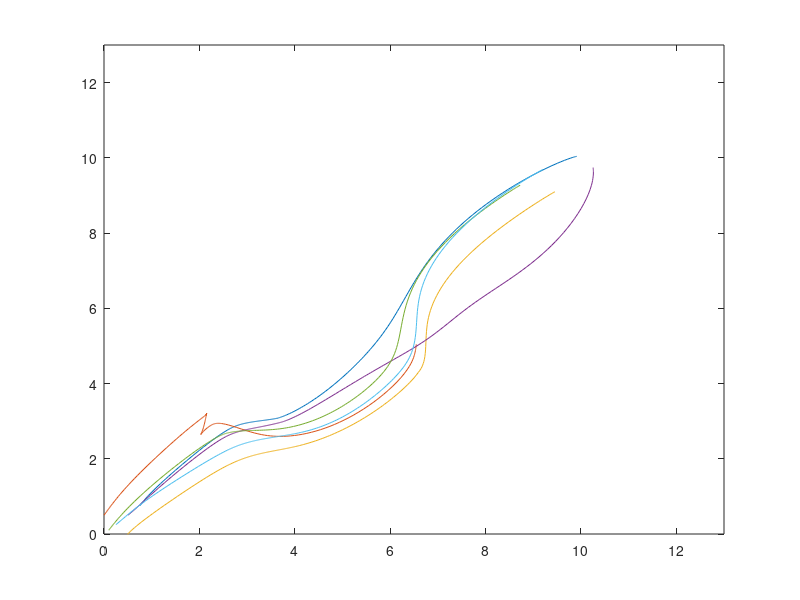

The MATLAB source for this figure:
function Potentialfieldtrustconsensus
%work area
wa=[0:0.1:13;0:0.1:13];
%locations of obstacles and target
T=[10,10];
obs=[3,4;8,5];
n=length(wa(1,:));
%gains
kT=3;
ko=[4,5];

Gp=1;Gf=[1 1 1 1 1 1]; %potential and formation gains
options=odeset('events',@StopSim);
Vp=4; kn=3; L=2;
A1=[0 0 0 0 0 0;1 0 0 0 0 0;1 0 0 0 0 0;0 1 0 0 0 0;0 0 1 0 0 0;0 0 1 0 0 0];
D1=[0 0 0 0 0 0;0 1 0 0 0 0;0 0 1 0 0 0;0 0 0 1 0 0;0 0 0 0 1 0;0 0 0 0 0 1];
L1=D1-A1;
init=[0.75;0.75;pi/3;0;0.5;pi/3;0.5;0;pi/3;0.5;0.5;pi/4;0.1;0.1;pi/3;0.25;0.25;pi/4]; %initial robot condition
[t,pos]=ode45(@robot,[0 100],init,options);
figure()
plot(pos(:,1),pos(:,2),pos(:,4),pos(:,5),pos(:,7),pos(:,8),pos(:,10),pos(:,11),pos(:,13),pos(:,14),pos(:,16),pos(:,17))
xlim([0 13]);
ylim([0 13]);


    function dp=robot(t,pos)
        dp=zeros(18,1);        
        x=pos(1);y=pos(2);theta=pos(3); x2=pos(4);y2=pos(5);theta2=pos(6);
        x3=pos(7);y3=pos(8);theta3=pos(9); x4=pos(10);y4=pos(11);theta4=pos(12);
        x5=pos(13);y5=pos(14);theta5=pos(15); x6=pos(16);y6=pos(17);theta6=pos(18);
        if ((pos(1)-T(1))^2)+((pos(2)-T(2))^2)>1 || ((pos(4)-T(1))^2)+((pos(5)-T(2))^2)>1 || ((pos(7)-T(1))^2)+((pos(8)-T(2))^2)>1 || ((pos(10)-T(1))^2)+((pos(11)-T(2))^2)>1 || ((pos(13)-T(1))^2)+((pos(14)-T(2))^2)>1 || ((pos(16)-T(1))^2)+((pos(17)-T(2))^2)>1
            km=0.05;
        else
            km=0;
        end
        for ir=1:1:5
            if ((pos(1)-pos(3*ir+1))^2)+((pos(1)-pos(3*ir+2))^2)>4
                Gf(ir+1)=0;
            end
        end
        FTx=kT*(T(1,1)-x)/(sqrt(((T(1,1)-x)^2)+((T(1,2)-y)^2)));
        Fo1x=-ko(1,1)*(obs(1,1)-x)/((((obs(1,1)-x)^2)+(obs(1,2)-y)^2)^1.5);
        Fo2x=-ko(1,2)*(obs(2,1)-x)/((((obs(2,1)-x)^2)+(obs(2,2)-y)^2)^1.5);
        Fom2x=-km*(x2-x)/((((x2-x)^2)+(y2-y)^2)^1.5);
        Fom3x=-km*(x3-x)/((((x3-x)^2)+(y3-y)^2)^1.5);
        Fom4x=-km*(x4-x)/((((x4-x)^2)+(y4-y)^2)^1.5);
        Fom5x=-km*(x5-x)/((((x5-x)^2)+(y5-y)^2)^1.5);
        Fom6x=-km*(x6-x)/((((x6-x)^2)+(y6-y)^2)^1.5);
        Fx=FTx+Fo1x+Fo2x+Fom2x+Fom3x+Fom4x+Fom5x+Fom6x;
        FTy=kT*(T(1,2)-y)/(sqrt(((T(1,1)-x)^2)+(T(1,2)-y)^2));
        Fo1y=-ko(1,1)*(obs(1,2)-y)/((((obs(1,1)-x)^2)+(obs(1,2)-y)^2)^1.5);
        Fo2y=-ko(1,2)*(obs(2,2)-y)/((((obs(2,1)-x)^2)+(obs(2,2)-y)^2)^1.5);
        Fom2y=-km*(y2-y)/((((x2-x)^2)+(y2-y)^2)^1.5);
        Fom3y=-km*(y3-y)/((((x3-x)^2)+(y3-y)^2)^1.5);
        Fom4y=-km*(y4-y)/((((x4-x)^2)+(y4-y)^2)^1.5);        
        Fom5y=-km*(y5-y)/((((x5-x)^2)+(y5-y)^2)^1.5);       
        Fom6y=-km*(y6-y)/((((x6-x)^2)+(y6-y)^2)^1.5);       
        Fy=FTy+Fo1y+Fo2y+Fom2y+Fom3y+Fom4y+Fom5y+Fom6y;
        thetades=(Gp*atan2(Fy,Fx));
        fi=kn*(thetades-theta);
        
        FTx2=kT*(T(1,1)-x2)/(sqrt(((T(1,1)-x2)^2)+((T(1,2)-y2)^2)));
        Fo1x2=-ko(1,1)*(obs(1,1)-x2)/((((obs(1,1)-x2)^2)+(obs(1,2)-y2)^2)^1.5);
        Fo2x2=-ko(1,2)*(obs(2,1)-x2)/((((obs(2,1)-x2)^2)+(obs(2,2)-y2)^2)^1.5);
        Fom1x2=-km*(x-x2)/((((x-x2)^2)+(y-y2)^2)^1.5);
        Fom3x2=-km*(x3-x2)/((((x3-x2)^2)+(y3-y2)^2)^1.5);
        Fom4x2=-km*(x4-x2)/((((x4-x2)^2)+(y4-y2)^2)^1.5);
        Fom5x2=-km*(x5-x2)/((((x5-x2)^2)+(y5-y2)^2)^1.5);
        Fom6x2=-km*(x6-x2)/((((x6-x2)^2)+(y6-y2)^2)^1.5);
        Fx2=FTx2+Fo1x2+Fo2x2+Fom1x2+Fom3x2+Fom4x2+Fom5x2+Fom6x2;
        FTy2=kT*(T(1,2)-y2)/(sqrt(((T(1,1)-x2)^2)+(T(1,2)-y2)^2));
        Fo1y2=-ko(1,1)*(obs(1,2)-y2)/((((obs(1,1)-x2)^2)+(obs(1,2)-y2)^2)^1.5);
        Fo2y2=-ko(1,2)*(obs(2,2)-y2)/((((obs(2,1)-x2)^2)+(obs(2,2)-y2)^2)^1.5);
        Fom1y2=-km*(y-y2)/((((x-x2)^2)+(y-y2)^2)^1.5);
        Fom3y2=-km*(y3-y2)/((((x3-x2)^2)+(y3-y2)^2)^1.5);
        Fom4y2=-km*(y4-y2)/((((x4-x2)^2)+(y4-y2)^2)^1.5);
        Fom5y2=-km*(y5-y2)/((((x5-x2)^2)+(y5-y2)^2)^1.5);
        Fom6y2=-km*(y6-y2)/((((x6-x2)^2)+(y6-y2)^2)^1.5);
        Fy2=FTy2+Fo1y2+Fo2y2+Fom1y2+Fom3y2+Fom4y2+Fom5y2+Fom6y2;
        thetades2=(Gp*atan2(Fy2,Fx2)+Gf(2)*(theta-theta2));
        fi2=kn*(thetades2-theta2);
        
        FTx3=kT*(T(1,1)-x3)/(sqrt(((T(1,1)-x3)^2)+((T(1,2)-y3)^2)));
        Fo1x3=-ko(1,1)*(obs(1,1)-x3)/((((obs(1,1)-x3)^2)+(obs(1,2)-y3)^2)^1.5);
        Fo2x3=-ko(1,2)*(obs(2,1)-x3)/((((obs(2,1)-x3)^2)+(obs(2,2)-y3)^2)^1.5);
        Fom1x3=-km*(x-x3)/((((x-x3)^2)+(y-y3)^2)^1.5);
        Fom2x3=-km*(x2-x3)/((((x2-x3)^2)+(y2-y3)^2)^1.5);
        Fom4x3=-km*(x4-x3)/((((x4-x3)^2)+(y4-y3)^2)^1.5);
        Fom5x3=-km*(x5-x3)/((((x5-x3)^2)+(y5-y3)^2)^1.5);        
        Fom6x3=-km*(x6-x3)/((((x6-x3)^2)+(y6-y3)^2)^1.5);
        Fx3=FTx3+Fo1x3+Fo2x3+Fom1x3+Fom2x3+Fom4x3+Fom5x3+Fom6x3;
        FTy3=kT*(T(1,2)-y3)/(sqrt(((T(1,1)-x3)^2)+(T(1,2)-y3)^2));
        Fo1y3=-ko(1,1)*(obs(1,2)-y3)/((((obs(1,1)-x3)^2)+(obs(1,2)-y3)^2)^1.5);
        Fo2y3=-ko(1,2)*(obs(2,2)-y3)/((((obs(2,1)-x3)^2)+(obs(2,2)-y3)^2)^1.5);
        Fom1y3=-km*(y-y3)/((((x-x3)^2)+(y-y3)^2)^1.5);
        Fom2y3=-km*(y2-y3)/((((x2-x3)^2)+(y2-y3)^2)^1.5);
        Fom4y3=-km*(y4-y3)/((((x4-x3)^2)+(y4-y3)^2)^1.5);        
        Fom5y3=-km*(y5-y3)/((((x5-x3)^2)+(y5-y3)^2)^1.5); 
        Fom6y3=-km*(y6-y3)/((((x6-x3)^2)+(y6-y3)^2)^1.5);                
        Fy3=FTy3+Fo1y3+Fo2y3+Fom1y3+Fom2y3+Fom4y3+Fom5y3+Fom6y3;
        thetades3=(Gp*atan2(Fy3,Fx3)+Gf(3)*(theta-theta3));
        fi3=kn*(thetades3-theta3);

        FTx4=kT*(T(1,1)-x4)/(sqrt(((T(1,1)-x4)^2)+((T(1,2)-y4)^2)));
        Fo1x4=-ko(1,1)*(obs(1,1)-x4)/((((obs(1,1)-x4)^2)+(obs(1,2)-y4)^2)^1.5);
        Fo2x4=-ko(1,2)*(obs(2,1)-x4)/((((obs(2,1)-x4)^2)+(obs(2,2)-y4)^2)^1.5);
        Fom1x4=-km*(x-x4)/((((x-x4)^2)+(y-y4)^2)^1.5);
        Fom2x4=-km*(x2-x4)/((((x2-x4)^2)+(y2-y4)^2)^1.5);
        Fom3x4=-km*(x3-x4)/((((x3-x4)^2)+(y3-y4)^2)^1.5);
        Fom5x4=-km*(x5-x4)/((((x5-x4)^2)+(y5-y4)^2)^1.5);        
        Fom6x4=-km*(x6-x4)/((((x6-x4)^2)+(y6-y4)^2)^1.5);        
        Fx4=FTx4+Fo1x4+Fo2x4+Fom1x4+Fom2x4+Fom3x4+Fom5x4+Fom6x4;
        FTy4=kT*(T(1,2)-y4)/(sqrt(((T(1,1)-x4)^2)+(T(1,2)-y4)^2));
        Fo1y4=-ko(1,1)*(obs(1,2)-y4)/((((obs(1,1)-x4)^2)+(obs(1,2)-y4)^2)^1.5);
        Fo2y4=-ko(1,2)*(obs(2,2)-y4)/((((obs(2,1)-x4)^2)+(obs(2,2)-y4)^2)^1.5);
        Fom1y4=-km*(y-y4)/((((x-x4)^2)+(y-y4)^2)^1.5);
        Fom2y4=-km*(y2-y4)/((((x2-x4)^2)+(y2-y4)^2)^1.5);
        Fom3y4=-km*(y3-y4)/((((x3-x4)^2)+(y3-y4)^2)^1.5);        
        Fom5y4=-km*(y5-y4)/((((x5-x4)^2)+(y5-y4)^2)^1.5);        
        Fom6y4=-km*(y6-y4)/((((x6-x4)^2)+(y6-y4)^2)^1.5);                
        Fy4=FTy4+Fo1y4+Fo2y4+Fom1y4+Fom2y4+Fom3y4+Fom5y4+Fom6y4;
        thetades4=(Gp*atan2(Fy4,Fx4)+Gf(4)*(theta2-theta4));
        fi4=kn*(thetades4-theta4);

        FTx5=kT*(T(1,1)-x5)/(sqrt(((T(1,1)-x5)^2)+((T(1,2)-y5)^2)));
        Fo1x5=-ko(1,1)*(obs(1,1)-x5)/((((obs(1,1)-x5)^2)+(obs(1,2)-y5)^2)^1.5);
        Fo2x5=-ko(1,2)*(obs(2,1)-x5)/((((obs(2,1)-x5)^2)+(obs(2,2)-y5)^2)^1.5);
        Fom1x5=-km*(x-x5)/((((x-x5)^2)+(y-y5)^2)^1.5);
        Fom2x5=-km*(x2-x5)/((((x2-x5)^2)+(y2-y5)^2)^1.5);
        Fom3x5=-km*(x3-x5)/((((x3-x5)^2)+(y3-y5)^2)^1.5);
        Fom4x5=-km*(x4-x5)/((((x4-x5)^2)+(y4-y5)^2)^1.5);        
        Fom6x5=-km*(x6-x5)/((((x6-x5)^2)+(y6-y5)^2)^1.5);        
        Fx5=FTx5+Fo1x5+Fo2x5+Fom1x5+Fom2x5+Fom3x5+Fom4x5+Fom6x5;
        FTy5=kT*(T(1,2)-y5)/(sqrt(((T(1,1)-x5)^2)+(T(1,2)-y5)^2));
        Fo1y5=-ko(1,1)*(obs(1,2)-y5)/((((obs(1,1)-x5)^2)+(obs(1,2)-y5)^2)^1.5);
        Fo2y5=-ko(1,2)*(obs(2,2)-y5)/((((obs(2,1)-x5)^2)+(obs(2,2)-y5)^2)^1.5);
        Fom1y5=-km*(y-y5)/((((x-x5)^2)+(y-y5)^2)^1.5);
        Fom2y5=-km*(y2-y5)/((((x2-x5)^2)+(y2-y5)^2)^1.5);
        Fom3y5=-km*(y3-y5)/((((x3-x5)^2)+(y3-y5)^2)^1.5);        
        Fom4y5=-km*(y4-y5)/((((x4-x5)^2)+(y4-y5)^2)^1.5);        
        Fom6y5=-km*(y6-y5)/((((x6-x5)^2)+(y6-y5)^2)^1.5);                
        Fy5=FTy5+Fo1y5+Fo2y5+Fom1y5+Fom2y5+Fom3y5+Fom4y5+Fom6y5;
        thetades5=(Gp*atan2(Fy5,Fx5)+Gf(5)*(theta3-theta5));
        fi5=kn*(thetades5-theta5);
        
        FTx6=kT*(T(1,1)-x6)/(sqrt(((T(1,1)-x6)^2)+((T(1,2)-y6)^2)));
        Fo1x6=-ko(1,1)*(obs(1,1)-x6)/((((obs(1,1)-x6)^2)+(obs(1,2)-y6)^2)^1.5);
        Fo2x6=-ko(1,2)*(obs(2,1)-x6)/((((obs(2,1)-x6)^2)+(obs(2,2)-y6)^2)^1.5);
        Fom1x6=-km*(x-x6)/((((x-x6)^2)+(y-y6)^2)^1.5);
        Fom2x6=-km*(x2-x6)/((((x2-x6)^2)+(y2-y6)^2)^1.5);
        Fom3x6=-km*(x3-x6)/((((x3-x6)^2)+(y3-y6)^2)^1.5);
        Fom4x6=-km*(x4-x6)/((((x4-x6)^2)+(y4-y6)^2)^1.5);        
        Fom5x6=-km*(x5-x6)/((((x5-x6)^2)+(y5-y6)^2)^1.5);        
        Fx6=FTx6+Fo1x6+Fo2x6+Fom1x6+Fom2x6+Fom3x6+Fom4x6+Fom5x6;
        FTy6=kT*(T(1,2)-y6)/(sqrt(((T(1,1)-x6)^2)+(T(1,2)-y6)^2));
        Fo1y6=-ko(1,1)*(obs(1,2)-y6)/((((obs(1,1)-x6)^2)+(obs(1,2)-y6)^2)^1.5);
        Fo2y6=-ko(1,2)*(obs(2,2)-y6)/((((obs(2,1)-x6)^2)+(obs(2,2)-y6)^2)^1.5);
        Fom1y6=-km*(y-y6)/((((x-x6)^2)+(y-y6)^2)^1.5);
        Fom2y6=-km*(y2-y6)/((((x2-x6)^2)+(y2-y6)^2)^1.5);
        Fom3y6=-km*(y3-y6)/((((x3-x6)^2)+(y3-y6)^2)^1.5);        
        Fom4y6=-km*(y4-y6)/((((x4-x6)^2)+(y4-y6)^2)^1.5);        
        Fom5y6=-km*(y5-y6)/((((x5-x6)^2)+(y5-y6)^2)^1.5);                
        Fy6=FTy6+Fo1y6+Fo2y6+Fom1y6+Fom2y6+Fom3y6+Fom4y6+Fom5y6;
        thetades6=(Gp*atan2(Fy6,Fx6)+Gf(6)*(theta3-theta6));
        fi6=kn*(thetades6-theta6);
        
        dp(1)=Vp*cos(fi)*cos(theta);
        dp(2)=Vp*cos(fi)*sin(theta);
        dp(3)=(Vp/L)*sin(fi);
        dp(4)=Vp*cos(fi2)*cos(theta2);
        dp(5)=Vp*cos(fi2)*sin(theta2);
        dp(6)=(Vp/L)*sin(fi2);
        dp(7)=Vp*cos(fi3)*cos(theta3);
        dp(8)=Vp*cos(fi3)*sin(theta3);
        dp(9)=(Vp/L)*sin(fi3);
        dp(10)=Vp*cos(fi4)*cos(theta4);
        dp(11)=Vp*cos(fi4)*sin(theta4);
        dp(12)=(Vp/L)*sin(fi4);
        dp(13)=Vp*cos(fi5)*cos(theta5);
        dp(14)=Vp*cos(fi5)*sin(theta5);
        dp(15)=(Vp/L)*sin(fi5);
        dp(16)=Vp*cos(fi6)*cos(theta6);
        dp(17)=Vp*cos(fi6)*sin(theta6);
        dp(18)=(Vp/L)*sin(fi6);
    end
    function [Val,Ister,Dir]=StopSim(t,pos)
        if ((pos(1)-T(1))^2)+((pos(2)-T(2))^2)<1e-2
            Val(1)=0;
        else
            Val(1)=1;
        end
        Ister(1)=1;
        Dir(1)=0;
    end 
end